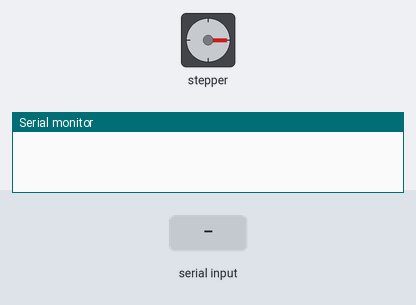
Recording of a sketch running on a simulated Arduino Uno, built with avr-gcc and run on an emulated ATmega328P. Shown: stepper motor, the last lines printed to the serial monitor. Inputs (shaded band) come from the test bench. Stepper angles assume 2048 steps per turn.

Above: at 1.8 s.
1.9 s: "1" received over the second serial link
At 2.9 s:
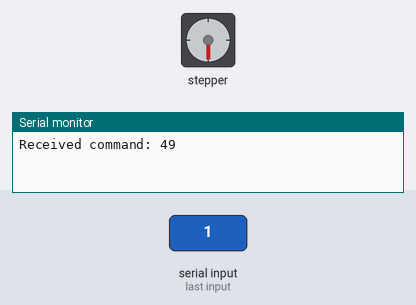
7.9 s: "0" received over the second serial link
At 9.5 s:
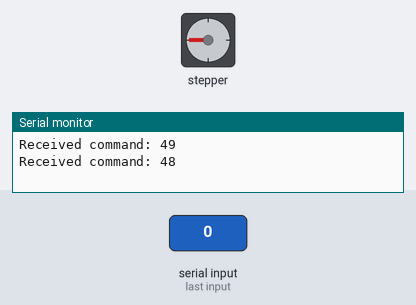
Timing chart, 0 to 16.9 s (numbered marks = the images above; inputs shaded):
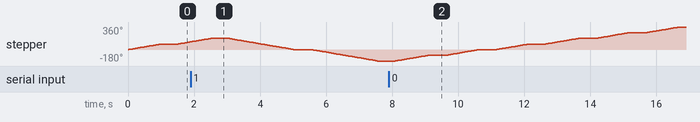

The sketch:

Slave.ino
```cpp
// Slave
#include <SoftwareSerial.h>
SoftwareSerial BTSerial(2, 3);
int command;
// Step
#include <Stepper.h>
#define STEPS 2048  // 32 steps * gear reduction ratio 64
#define IN1 12
#define IN2 11
#define IN3 10
#define IN4 9
const int speed = 15;  // [5, 15]
Stepper stepper(STEPS, IN1, IN3, IN2, IN4);
int degree = 90;
float steps;
int step_count_delay = 0;
int step_max_delay = 50;
//
void setup() {
  Serial.begin(9600);
  BTSerial.begin(9600);

  stepper.setSpeed(speed);
}

void loop() {
  if (BTSerial.available()) {
    command = BTSerial.read();
    Serial.print("Received command: ");
    Serial.println(command);
    if (command == '0') {
      degree = 90;
    } else if (command == '1') {
      degree = -180;
    }
  }

  if (step_count_delay == 0) {
    steps = degree * 1.0 * STEPS / 360;
    stepper.step(steps);
  }
  step_count_delay++;
  if (step_count_delay > step_max_delay)
    step_count_delay = 0;
  delay(10);
}
```
